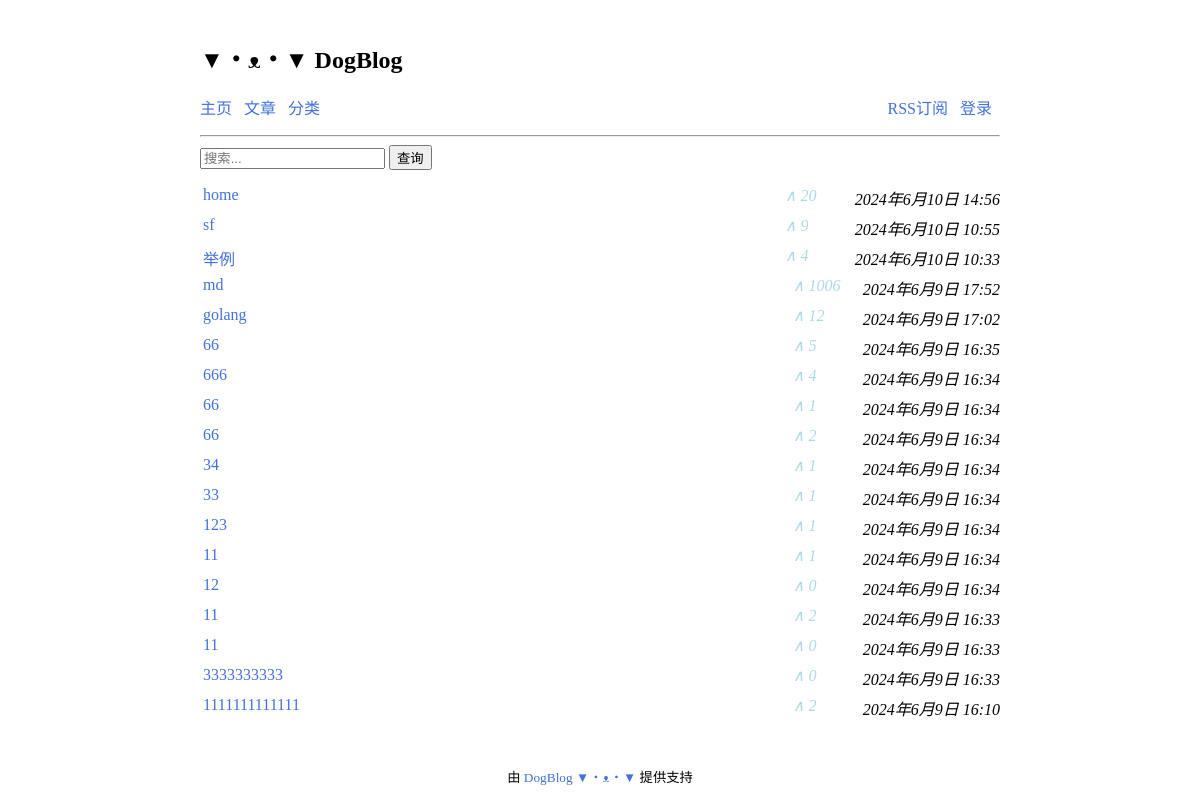
The app's page /posts/, older data.
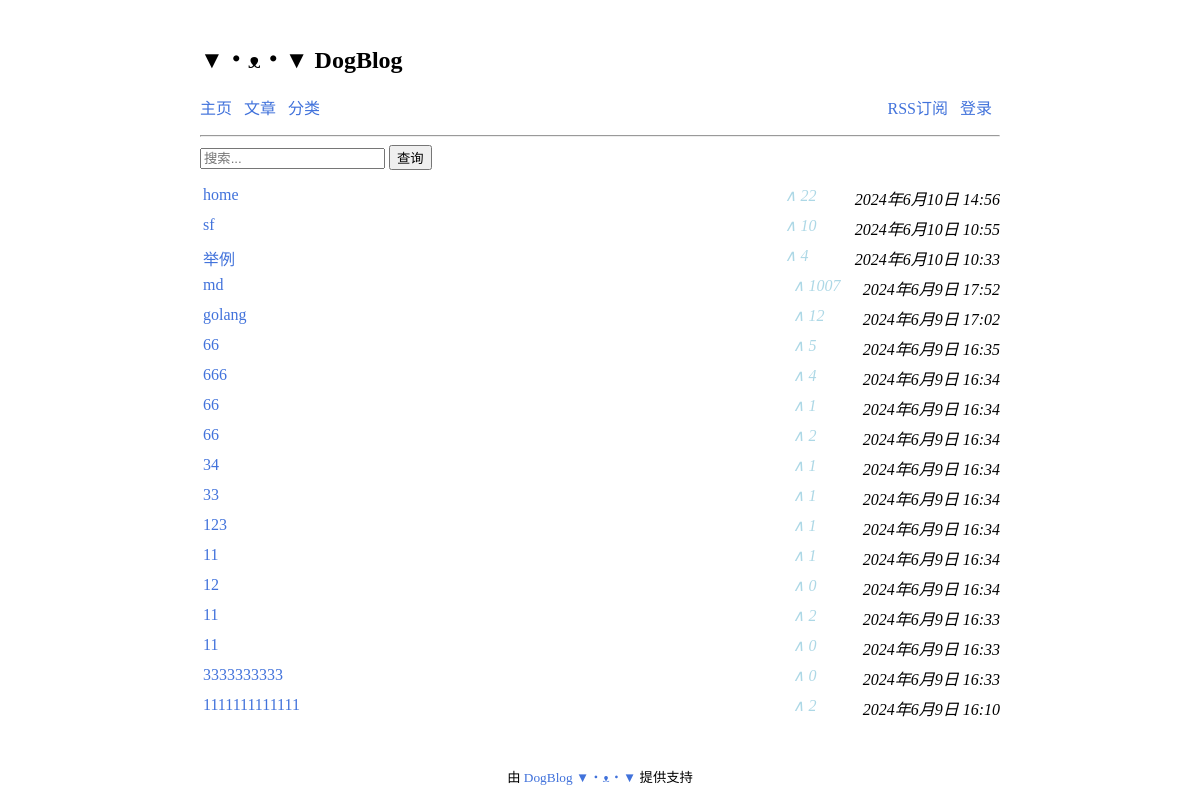
The same page, newer data.
### blog/models.py (models this page shows, shortened)
class Article(models.Model):
    STATUS_CHOICES = (
        ('d', '草稿'),
        ('p', '发表'),
    )
    title = models.CharField('标题', max_length=50)
    content = models.TextField('正文', null=True, blank=True)
    category = models.ForeignKey(Category, verbose_name="类别", on_delete=models.CASCADE)
    tags = models.ManyToManyField(Tag, verbose_name='标签集合', blank=True)
    status = models.CharField('文章状态', max_length=1, choices=STATUS_CHOICES, default='p')
    views = models.PositiveIntegerField('浏览量', default=0)
    published = models.DateTimeField('发布时间', default= now, null=True)
    updated = models.DateTimeField('更新时间',  auto_now=True)
    created = models.DateTimeField('创建时间', auto_now_add=True)
    class Meta:
        ordering = ['-published']
        verbose_name = "文章"
        verbose_name_plural = verbose_name

### blog/views.py (the view)
# urls.py: path("posts/", views.posts, name = "posts-page"),
def posts(request):
    q = request.GET.get('q') if request.GET.get('q') != None else ''
    c = request.GET.get('c') if request.GET.get('c') != None else ''
    t = request.GET.get('t') if request.GET.get('t') != None else ''
    if request.user.is_authenticated:
        if t != "" and t != None:
            articles = Article.objects.all().filter(
                Q(title__icontains = q) |
                Q(content__icontains = q) |
                Q(category__name__icontains = q)
            ).filter(
                Q(category__name__icontains = c)
            ).filter(
                Q(tags__name__icontains = t)
            )
        else:
            articles = Article.objects.all().filter(
                Q(title__icontains = q) |
                Q(content__icontains = q) |
                Q(category__name__icontains = q)
            ).filter(
                Q(category__name__icontains = c)
            )
    else:
        if t != "" and t != None:
            articles = Article.objects.filter(
                Q(status='p') &
                (
                    Q(title__icontains = q) |
                    Q(content__icontains = q) |
                    Q(category__name__icontains = q)
                )
                ).filter(
                Q(category__name__icontains = c)
                ).filter(
                Q(tags__name__icontains = t)
                )
        else:
            articles = Article.objects.filter(
                Q(status='p') &
                (
                    Q(title__icontains = q) |
                    Q(content__icontains = q) |
                    Q(category__name__icontains = q)
                )
                ).filter(
                Q(category__name__icontains = c)
                )
    paginator = Paginator(articles, 20)   # 实例化分页对象
    page = request.GET.get('page')       # 从url获取页码
    try:
        page_obj = paginator.page(page)
    except PageNotAnInteger:
        page_obj = paginator.page(1)     # 如果传入不是整数，默认第一页
    except EmptyPage:
        page_obj = paginator.page(paginator.num_pages)
    is_paginated = True if paginator.num_pages > 1 else False   # 页数小于1，不使用分页
    context = {'page_obj': page_obj, 'is_paginated': is_paginated}
    return render(request, 'posts.html', context)

### blog/templates/posts.html (shortened to what this page needs)
{% extends "base.html" %}
{% block content %}
<content>
  <form action="{% url 'posts-page' %}" method="get">
    <input type="text" name="q" placeholder="搜索..." />
    <input type="submit" value="查询" />
  </form>
  <div>
    <ul style="padding-left: 3px;">
      {% for article in page_obj %}
        <li style="border-bottom: 1px; border-color: azure; height: 30px;list-style: none;">
          {% if article.status == 'd' %}
          <span >
            <a href="{% url 'article-detail' article.id %}" style="color: rgb(104,184,142)">{{article.title}}</a>
          </span>
          {% else %}
            <a href="{% url 'article-detail' article.id %}">{{article.title}}</a>
          {% endif %}
          <i style="float: right;">
            <span style="color: lightblue; margin-left: 6px; width: 70px; float:left;">
              &and; {{ article.views }}
            </span>
            <span>
              {{article.published}}
            </span>
          </i>
        </li>
      {% endfor %}
    </ul>
  </div>
</content>
{% endblock content %}

Row changes from the older to the newer data that the page shows:
changed Article "home": views "20" → "22"
changed Article "sf": views "9" → "10"
changed Article "md": views "1006" → "1007"
